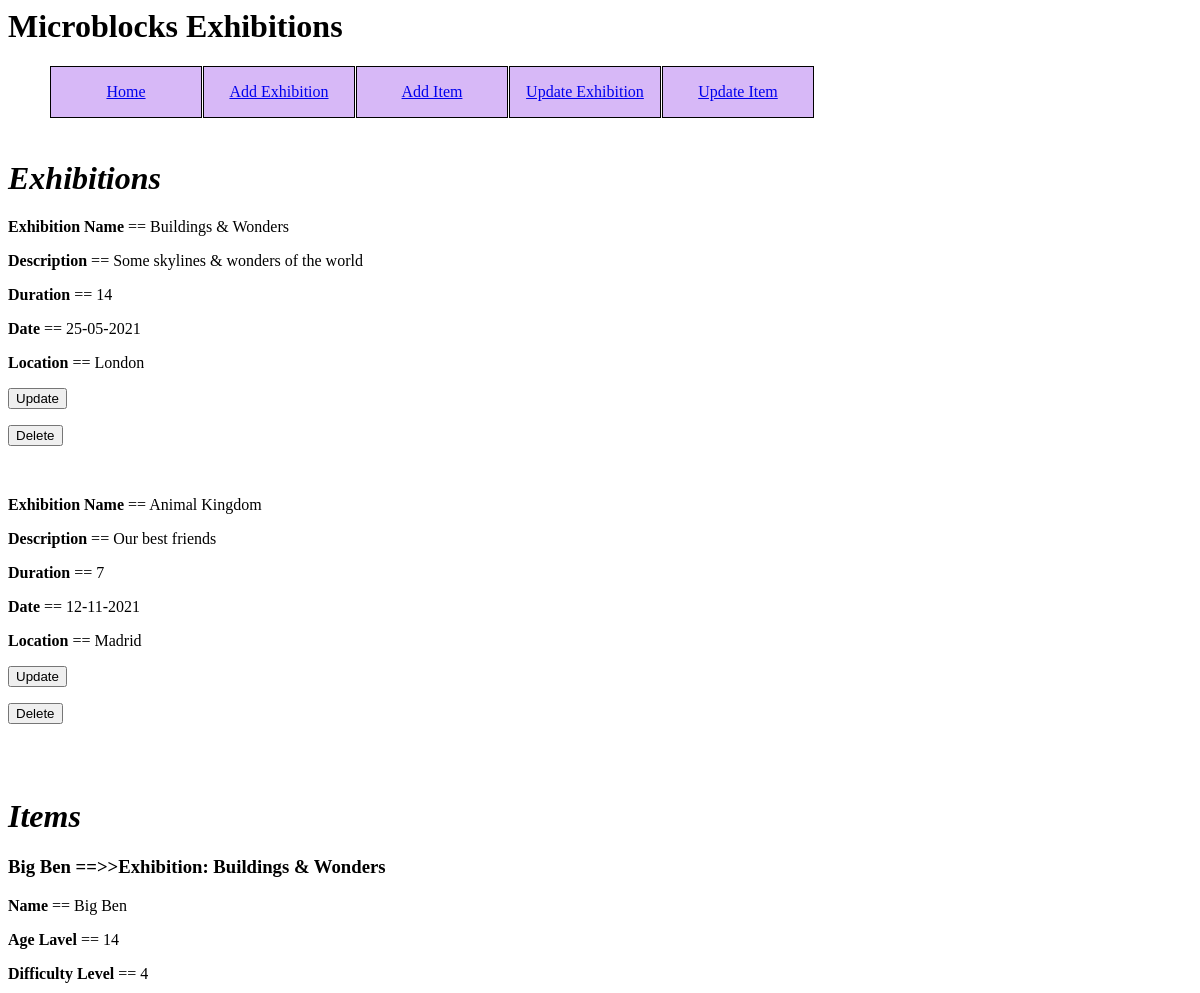
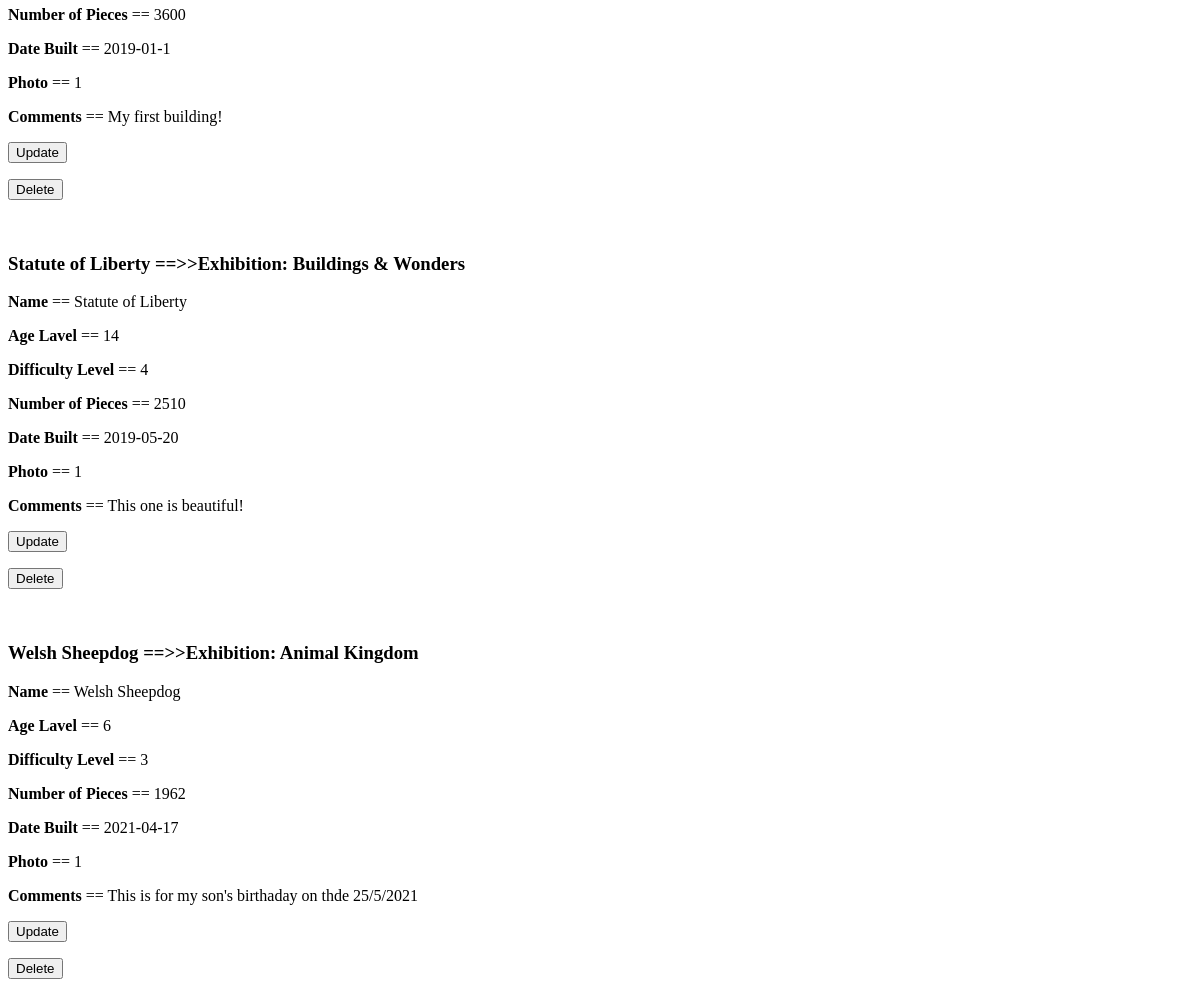
The page / on the database its author committed (2 pictures, top to bottom).
### application/models.py (models this page shows)
class Exhibitions(db.Model):
    exhibitionsID = db.Column(db.Integer, primary_key=True)
    name = db.Column(db.String(50), nullable=False)
    descriptions = db.Column(db.String(150), nullable=True)
    exhDuration = db.Column(db.Integer, nullable=True)
    exhLocation = db.Column(db.String(20), nullable=True)
    exhDate = db.Column(db.String(20), nullable=True)
    itexh = db.relationship('Items', backref='builds')

class Items(db.Model):
    itemsID = db.Column(db.Integer, primary_key=True)
    name = db.Column(db.String(50), nullable=False)
    ageLevel = db.Column(db.Integer, nullable=True)
    difficultyLevel = db.Column(db.Integer, nullable=True)
    numberOfPieces = db.Column(db.Integer, nullable=True)
    dateBuilt = db.Column(db.String(20), nullable=True)
    photo = db.Column(db.String(100), nullable=True)
    comments = db.Column(db.String(150), nullable=True)
    exhid = db.Column(db.Integer, db.ForeignKey(
        'exhibitions.exhibitionsID'), nullable=True)

### application/routes.py (the view)
@app.route('/', methods=['POST', 'GET'])
def home():
    lists = {"exhibitionsList": Exhibitions.query.all(),
    "itemsList": Items.query.all()}
    return render_template("home.html", lists=lists)

### application/templates/home.html
{% extends "layout.html" %}
{% block body %}
    <br>
    <h1><em>Exhibitions</em></h1>
<p>       {% for exhibition in lists["exhibitionsList"] %}
            <p></p><b>Exhibition Name</b> == {{ exhibition.name }}
            <p><b>Description</b> == {{ exhibition.descriptions }}
            <p><b>Duration</b> == {{ exhibition.exhDuration }}
            <p><b>Date</b> == {{ exhibition.exhDate }}
            <p><b>Location</b> == {{ exhibition.exhLocation }}
                        <br>
            <form action="{{ url_for('updatex', exhibitionsID=exhibition.exhibitionsID) }}">
                <input type=submit value="Update">
            </form>
                <form action="{{ url_for('deletex', exhibitionsID=exhibition.exhibitionsID) }}">
                <input type=submit value="Delete">
            </form>
                <br>
        {% endfor %}
    <br>
    <h1><em>Items</em></h1>
        {% for item in lists["itemsList"] %}
        <h3>{{ item.name }} ==>>Exhibition: {{ item.builds.name }}</h3>
            <p><b>Name</b> == {{ item.name }}
            <p><b>Age Lavel</b> == {{ item.ageLevel }}
            <p><b>Difficulty Level</b> == {{ item.difficultyLevel }}
            <p><b>Number of Pieces</b> == {{ item.numberOfPieces }}
            <p><b>Date Built</b> == {{ item.dateBuilt }}
            <p><b>Photo</b> == {{ item.photo }}
            <p><b>Comments</b> == {{ item.comments }}
            <form action="{{ url_for('updatit',itemsID=item.itemsID) }}">
                <input type=submit value="Update">
            </form>
                <form action="{{ url_for('deletit', itemsID=item.itemsID) }}">
                <input type=submit value="Delete">
            </form>
            <br>
        {% endfor %}
    <br>
</p>
{% endblock body %}

### rows shown on the page
Exhibitions: name "Buildings & Wonders", descriptions "Some skylines & wonders of the world", exhDuration "14", exhDate "25-05-2021", exhLocation "London"
Exhibitions: name "Animal Kingdom", descriptions "Our best friends", exhDuration "7", exhDate "12-11-2021", exhLocation "Madrid"
Items: name "Big Ben", builds.name "Buildings & Wonders", ageLevel "14", difficultyLevel "4", numberOfPieces "3600", dateBuilt "2019-01-1", photo "1", comments "My first building!"
Items: name "Statute of Liberty", builds.name "Buildings & Wonders", ageLevel "14", difficultyLevel "4", numberOfPieces "2510", dateBuilt "2019-05-20", photo "1", comments "This one is beautiful!"
Items: name "Welsh Sheepdog", builds.name "Animal Kingdom", ageLevel "6", difficultyLevel "3", numberOfPieces "1962", dateBuilt "2021-04-17", photo "1", comments "This is for my son's birthaday on thde 25/5/2021"
